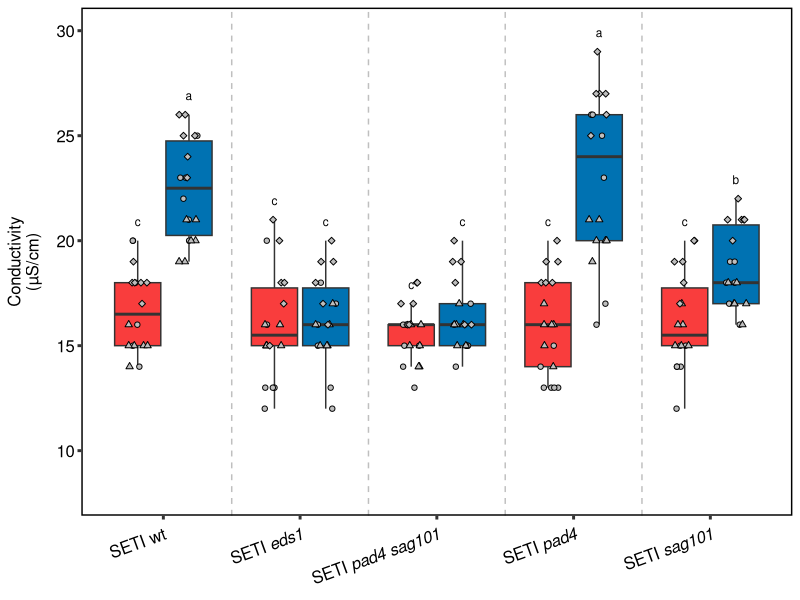
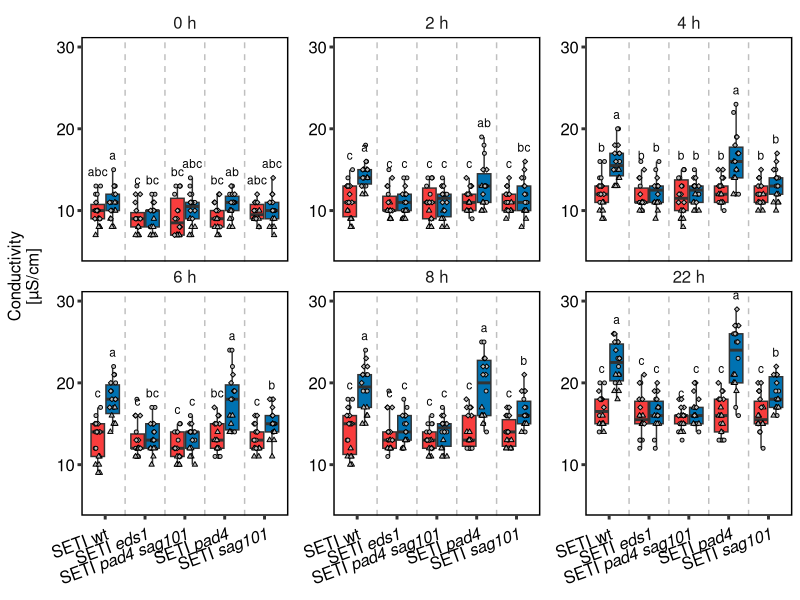

The R source for these figures, in order:
## ---- chunk 1
library("ggplot2")
library("tibble")
library("tidyr")
library("ggpubr")
library("multcompView")
## ---- chunk 2
electro_leakage <- read.csv2(file = "./Data/Lipase_combine.csv", header = TRUE, dec = ",", sep = ";", fileEncoding="UTF-8-BOM")
electro_leakage = electro_leakage[,1:3]
electro_leakage_2 = as_tibble(electro_leakage)
names(electro_leakage_2) = c("sample", "value", "batch")
## ---- chunk 3
el6 = separate(electro_leakage_2, "sample", sep = "_", into = c("Line_Treatment", "Time_Sample"), extra = "merge")
el7 = separate(el6, "Time_Sample", sep = "_", into = c("Time", "Sample"), extra = "merge")
el8 = unite(el7, Line_Treatment, Time, col = "Line_Treatment_Time", sep = "_")
el8 = na.omit(el8)
el9 = aggregate(el8$value, list(el8$Line_Treatment_Time), mean)
sd_val = aggregate(el8$value, list(el8$Line_Treatment_Time), sd)
names(sd_val) = c("Group.1", "SD")
combine = cbind(el9, sd_val$SD)
names(combine) = c("Line_Treatment_Time", "Mean", "SD")

el10 = separate(combine, "Line_Treatment_Time", sep = "_", into = c("Line_Treatment", "Time"), extra = "merge")
el10$Time = gsub("h", "", el10$Time)
el10$Time = as.numeric(el10$Time)

el11 = el7
el11$Time = gsub("h", "", el11$Time)
el11$Time = as.numeric(el11$Time)

seti_24_stats = el11[el11$Time == 24,]

el12 = el11[el11$Time == 24,]
el12 = separate(el11, "Line_Treatment", sep = "\\(", into = c("Line", "Treatment"), extra = "merge")
el12= na.omit(el12)
el12$Line = factor(el12$Line)
el12$Treatment = factor(el12$Treatment, levels = c("m)", "E)"))
el12$Line = sub("SETI", "SETI ", el12$Line)
el12$Line = sub("pad4sag101", "pad4 sag101", el12$Line)
levels(factor(el12$Line))
el12$Line = factor(el12$Line,  levels = c("SETI ", "SETI eds1", "SETI pad4 sag101", "SETI pad4", "SETI sag101"))
el12$shapes = rep(NA, length(el12$Line))
el12$shapes[el12$batch == "A1"] = 21
el12$shapes[el12$batch == "A3"] = 24
## ---- chunk 4
# activity_treatment = aov(seti_24_stats$value ~ seti_24_stats$Line_Treatment)
# summary(aov(seti_24_stats$value ~ seti_24_stats$Line_Treatment))
# 
# Tuckey <- TukeyHSD(activity_treatment)
# test_value <- HSD.test(activity_treatment, "seti_24_stats$Line_Treatment", group = TRUE,
#                        console=TRUE)
# 
# sig = data.frame(Line = row.names(test_value[[5]]), sig_letter = test_value[[5]][[2]])
# sig$Line = factor(sig$Line, levels = c("SETI(m)", "SETI(E)", "SETIeds1(m)", "SETIeds1(E)", "SETIpad4sag101(m)", "SETIpad4sag101(E)", 
#                                       "SETIpad4(m)", "SETIpad4(E)", "SETIsag101(m)", "SETIsag101(E)"))
# line_order = order(sig$Line, levels = c("SETI(m)", "SETI(E)", "SETIeds1(m)", "SETIeds1(E)", "SETIpad4sag101(m)", "SETIpad4sag101(E)", 
#                                         "SETIpad4(m)", "SETIpad4(E)", "SETIsag101(m)", "SETIsag101(E)"))
# sig_ordered = sig[line_order,]

# New way
seti_24_stats = separate_wider_delim(seti_24_stats, cols = Line_Treatment, delim = "(", names = c("Line", "Treatment"))

activity_treatment = aov(seti_24_stats$value ~ factor(seti_24_stats$Line)*factor(seti_24_stats$Treatment) + factor(seti_24_stats$batch))
summary(aov(seti_24_stats$value ~ seti_24_stats$Line*seti_24_stats$Treatment + seti_24_stats$batch))

Tuckey <- TukeyHSD(activity_treatment)

test_value = multcompLetters4(activity_treatment, Tuckey)

sig = data.frame(Line = names(test_value$`factor(seti_24_stats$Line):factor(seti_24_stats$Treatment)`[[1]]), sig_letter = test_value$`factor(seti_24_stats$Line):factor(seti_24_stats$Treatment)`[[1]] )
sig$Line = factor(sig$Line, levels = c("SETI:m)", "SETI:E)", "SETIeds1:m)", "SETIeds1:E)", "SETIpad4sag101:m)", "SETIpad4sag101:E)", 
                                      "SETIpad4:m)", "SETIpad4:E)", "SETIsag101:m)", "SETIsag101:E)"))
line_order = order(sig$Line, levels = c("SETI:m)", "SETI:E)", "SETIeds1:m)", "SETIeds1:E)", "SETIpad4sag101:m)", "SETIpad4sag101:E)", 
                                        "SETIpad4:m)", "SETIpad4:E)", "SETIsag101:m)", "SETIsag101:E)"))
sig_ordered = sig[line_order,]

print(summary(aov(seti_24_stats$value ~ seti_24_stats$Line*seti_24_stats$Treatment + seti_24_stats$batch)))
print(Tuckey)
print(test_value )

## ---- chunk 5
######################## Boxplot Line Treatment separate

#################Part1 Image size: 1182×829

el12$shapes[el12$batch == "A4"] = 23

dlab_theme = theme(axis.title.y = element_text(margin = margin(r = 10)), text = element_text(size=12), axis.text = element_text(size=12),
        axis.text.x = element_text(margin = margin(t = 5), size = 12, colour = "black", angle = 20, hjust=1),
        axis.text.y = element_text(color = "black"),
        axis.line = element_blank(),
        axis.ticks = element_line(size = 1),
        axis.title.x = element_blank(),
        legend.position="none", 
        legend.text= element_text(size = 12),
        #legend.title = element_text(size = 16, face = "bold"),
        panel.background = element_blank(),
        panel.spacing.x = unit(1, "lines"),
        panel.spacing.y=unit(0,"lines"),
        panel.grid =  element_blank(),
        legend.title = element_blank(),
        #panel.grid.major.y =  element_line(colour = "#999999"),
        panel.grid.minor.y =  element_blank(),
        panel.border = element_rect(fill = NA, color = "black", linewidth = 1),
        strip.background =element_rect(fill="white"),
        strip.text.x = element_text(size = 12, hjust = 0.5))

plot1_4 = ggplot(el12[el12$Time == 24,], aes(y = value, x = Line))  +
  geom_boxplot(aes(fill = Treatment), outlier.shape = NA) +
  geom_jitter(mapping = aes(shape = batch, color = Treatment, group = Treatment), fill = "grey", size=1.5, position = position_jitterdodge(jitter.width = 0.3, dodge.width = 0.75)) +
  ylim(8,30) +
  scale_fill_manual(values = c("#F93D3D",  "#0072B2"),
                    name = "Treatments", labels = c("Mock", "ETI"))  +
  scale_shape_manual(name = "Batches",  values = unique(el12$shapes), labels = c("B1", "B2", "B3")) +
  scale_color_manual(values = c("black", "black")) +
  guides(color = FALSE) +
  #scale_shape_discrete(position = position_identity()) +
  labs(y = "Conductivity\n(µS/cm)", x = "Line") + dlab_theme +
  scale_x_discrete(breaks = c("SETI ", "SETI eds1", "SETI pad4 sag101", "SETI pad4", "SETI sag101"), labels=c(expression("SETI wt"), expression("SETI" ~ italic("eds1")), expression("SETI" ~ italic("pad4 sag101")), expression("SETI" ~ italic("pad4")), expression("SETI" ~ italic("sag101"))))

test = ggplot_build(plot1_4)

plot1_4 = plot1_4 +
  annotate(geom = "text", x = test[["data"]][[1]][["x"]], y= test[["data"]][[1]][["ymax"]] + 0.9, label = sig_ordered$sig_letter, size = 3, color = "black") +
  geom_vline(xintercept = c(1.5,2.5,3.5,4.5), linetype = "dashed", alpha = 0.25)

print(plot1_4)
## ---- chunk 6

labeller = labeller(Time = 
                      c("0" = "0 h",
                        "2" = "2 h",
                        "4" = "4 h",
                        "6" = "6 h",
                        "8" = "8 h",
                        "22" = "22 h"))

plot1_3 = ggplot(el12[el12$Time < 24,], aes(y = value, x = Line, fill = Treatment)) +
  geom_boxplot(aes(fill = Treatment), outlier.shape = NA) +
  geom_jitter(mapping = aes(shape = batch, color = Treatment, group = Treatment), fill = "grey", size=1, position = position_jitterdodge(jitter.width = 0.3, dodge.width = 0.75 )) +
  ylim(5,30) +
  scale_fill_manual(values = c("#F93D3D",  "#0072B2"),
                    name = "Treatment", labels = c("Mock", "ETI"))  +
  scale_shape_manual(values = unique(el12$shapes)) +
  scale_color_manual(values = c("black", "black")) +
  labs(y = "Conductivity\n[µS/cm]", x = "Line") +
  dlab_theme +
  scale_x_discrete(breaks = c("SETI ", "SETI eds1", "SETI pad4 sag101", "SETI pad4", "SETI sag101"), labels=c(expression("SETI wt"), expression("SETI" ~ italic("eds1")), expression("SETI" ~ italic("pad4 sag101")), expression("SETI" ~ italic("pad4")), expression("SETI" ~ italic("sag101")))) + 
  facet_wrap(.~Time, scales="free_y", labeller = labeller)

test1_3 = ggplot_build(plot1_3)
## ---- chunk 7

stats_table = data.frame(Line_treatment = NA,
                         sig_letters = NA, timepoint = NA)
el12$batch = factor(el12$batch)
el12$Line = factor(el12$Line)
el12$Treatment = factor(el12$Treatment)

for (timepoints in unique(el12$Time[el12$Time != 24])) {
  activity_treatment = aov(el12[el12$Time == timepoints,]$value ~ el12[el12$Time == timepoints,]$Line*el12[el12$Time == timepoints,]$Treatment + el12[el12$Time == timepoints,]$batch)
  summary(activity_treatment)
  Tuckey <- TukeyHSD(activity_treatment)
  stats = multcompLetters4(activity_treatment, Tuckey)
  time = rep(timepoints, length(stats[["el12[el12$Time == timepoints, ]$Line:el12[el12$Time == timepoints, ]$Treatment"]][[1]]))
  line_treatment = names(stats[["el12[el12$Time == timepoints, ]$Line:el12[el12$Time == timepoints, ]$Treatment"]][[1]])
  sig_letters = stats[["el12[el12$Time == timepoints, ]$Line:el12[el12$Time == timepoints, ]$Treatment"]][[1]]
  print("--------------------------------------------------------------------------------------")
  print(timepoints)
  print(summary)
  print(Tuckey)
  print(stats)
   print("--------------------------------------------------------------------------------------")
  help_table = data.frame(Line_treatment = line_treatment,
                          sig_letters = sig_letters, timepoint = time)
  stats_table = rbind(stats_table, help_table)
  stats_table = na.omit(stats_table)
}

stats_table$Line_treatment = factor(stats_table$Line_treatment, levels = c("SETI :m)", "SETI :E)", "SETI eds1:m)", "SETI eds1:E)",
                                              "SETI pad4 sag101:m)", "SETI pad4 sag101:E)", "SETI pad4:m)", "SETI pad4:E)",
                                              "SETI sag101:m)", "SETI sag101:E)"))


line_treatment_order = order(factor(stats_table$Line_treatment))
stats_table_1 = stats_table[line_treatment_order,]
stats_table_2 = stats_table_1[order(stats_table_1$timepoint),]

## ---- chunk 8

plot1_4 = plot1_3 +
  geom_text(data = tibble(test = 1:10), x = test1_3[["data"]][[1]][["x"]], y = test1_3[["data"]][[1]][["ymax"]] + 1.75, label = stats_table_2$sig_letters, size = 3, color = "black", inherit.aes = FALSE) +
  geom_vline(xintercept = c(1.5,2.5,3.5,4.5), linetype = "dashed", alpha = 0.25)

print(plot1_4)
